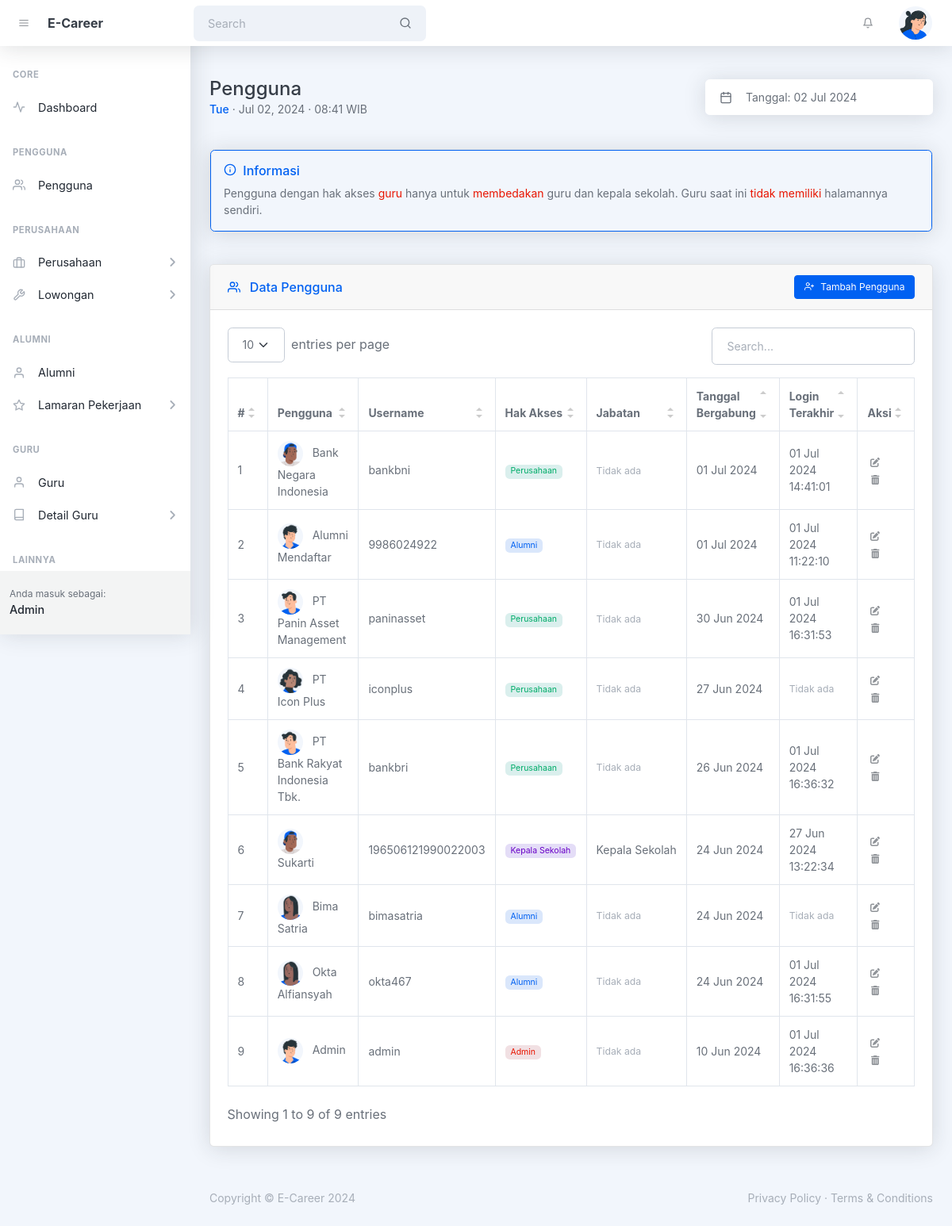
Screenshot of /admin/pengguna.php (signed in) with the database file from the repository.
### tables this page shows
CREATE TABLE `tbl_perusahaan` (
  `id` int(10) UNSIGNED NOT NULL,
  `id_pengguna` int(10) UNSIGNED DEFAULT NULL,
  `id_jenis_perusahaan` int(10) UNSIGNED DEFAULT NULL,
  `nama_perusahaan` varchar(128) NOT NULL,
  `alamat_perusahaan` varchar(255) NOT NULL,
  `created_at` timestamp NOT NULL DEFAULT current_timestamp(),
  `updated_at` timestamp NULL DEFAULT NULL ON UPDATE current_timestamp()
);

CREATE TABLE `tbl_pengguna` (
  `id` int(10) UNSIGNED NOT NULL,
  `username` varchar(32) NOT NULL,
  `password` varchar(128) NOT NULL,
  `hak_akses` enum('admin','guru','kepala_sekolah','alumni','perusahaan') NOT NULL,
  `created_at` timestamp NULL DEFAULT current_timestamp(),
  `last_login` timestamp NULL DEFAULT NULL
);

CREATE TABLE `tbl_alumni` (
  `id` int(10) UNSIGNED NOT NULL,
  `id_pengguna` int(10) UNSIGNED DEFAULT NULL,
  `id_kelas` int(10) UNSIGNED DEFAULT NULL,
  `nisn` varchar(10) NOT NULL,
  `nama_alumni` varchar(128) NOT NULL,
  `jk` enum('l','p') NOT NULL,
  `alamat` varchar(255) NOT NULL,
  `tmp_lahir` varchar(64) NOT NULL,
  `tgl_lahir` date NOT NULL,
  `no_telp` varchar(16) DEFAULT NULL,
  `email` varchar(128) NOT NULL,
  `created_at` timestamp NOT NULL DEFAULT current_timestamp() ON UPDATE current_timestamp(),
  `updated_at` timestamp NULL DEFAULT NULL ON UPDATE current_timestamp()
);

CREATE TABLE `tbl_guru` (
  `id` int(10) UNSIGNED NOT NULL,
  `id_pengguna` int(10) UNSIGNED DEFAULT NULL,
  `id_jabatan` int(10) UNSIGNED DEFAULT NULL,
  `id_pangkat_golongan` int(10) UNSIGNED DEFAULT NULL,
  `id_pendidikan` int(10) UNSIGNED DEFAULT NULL,
  `id_jurusan_pendidikan` int(10) UNSIGNED DEFAULT NULL,
  `nip` varchar(18) NOT NULL,
  `nama_guru` varchar(128) NOT NULL,
  `jk` enum('l','p') NOT NULL,
  `alamat` varchar(255) NOT NULL,
  `tmp_lahir` varchar(64) NOT NULL,
  `tgl_lahir` date NOT NULL,
  `tahun_ijazah` year(4) DEFAULT NULL,
  `created_at` timestamp NULL DEFAULT current_timestamp(),
  `updated_at` timestamp NULL DEFAULT NULL ON UPDATE current_timestamp()
);

CREATE TABLE `tbl_jabatan` (
  `id` int(11) UNSIGNED NOT NULL,
  `nama_jabatan` varchar(255) NOT NULL,
  `created_at` timestamp NULL DEFAULT current_timestamp(),
  `updated_at` timestamp NULL DEFAULT NULL ON UPDATE current_timestamp()
);

### helpers/isAccessAllowedHelper.php (called while the page is built, shortened)
<?php
function isAccessAllowed($expected_hak_akses = null): bool {
    include_once '../config/config.php';
    $current_hak_akses = $_SESSION['hak_akses'] ?? null;
    $expected_hak_akses = !is_array($expected_hak_akses)
        ? array($expected_hak_akses)
        : $expected_hak_akses;
    return true;
}
?>

### admin/pengguna.php (the view, shortened to what this page needs)
<?php
include '../helpers/isAccessAllowedHelper.php';
if (!isAccessAllowed('admin')) :
  session_destroy();
  echo "<meta http-equiv='refresh' content='0;" . base_url_return('index.php?msg=other_error') . "'>";
else :
  include_once '../config/connection.php';
?>
  <!DOCTYPE html>
  <html lang="en">
  <head>
    <?php include '_partials/head.php' ?>
  </head>
  <body class="nav-fixed">
    <?php include '_partials/topnav.php' ?>
    <div id="layoutSidenav">
      <div id="layoutSidenav_nav">
        <?php include '_partials/sidebar.php' ?>
      </div>
      <div id="layoutSidenav_content">
        <main>
          <div class="container-xl px-4 mt-5">
            <div class="d-flex justify-content-between align-items-sm-center flex-column flex-sm-row mb-4">
              <div class="me-4 mb-3 mb-sm-0">
                <h1 class="mb-0">Pengguna</h1>
                <div class="small">
                  <span class="fw-500 text-primary"><?= date('D') ?></span>
                  &middot; <?= date('M d, Y') ?> &middot; <?= date('H:i') ?> WIB
                </div>
              </div>
              <div class="input-group input-group-joined border-0 shadow w-auto">
                <span class="input-group-text"><i data-feather="calendar"></i></span>
                <input class="form-control ps-0 pointer" id="litepickerRangePlugin" value="Tanggal: <?= date('d M Y') ?>" readonly />
              </div>
            </div>
            <div class="card card-header-actions mb-4 mt-5">
              <div class="bg-gray-100 rounded p-3 border border-primary">
                <h6 class="text-blue">
                  <i data-feather="info" class="me-1"></i>
                  Informasi
                </h6>
                <p class="small mb-0">Pengguna dengan hak akses <span class="text-danger">guru</span> hanya untuk <span class="text-danger">membedakan</span> guru dan kepala sekolah. Guru saat ini <span class="text-danger">tidak memiliki</span> halamannya sendiri.</p>
              </div>
            </div>
            <div class="card card-header-actions mb-4 mt-5">
              <div class="card-header">
                <div>
                  <i data-feather="users" class="me-2 mt-1"></i>
                  Data Pengguna
                </div>
                <button class="btn btn-sm btn-primary toggle_modal_tambah" type="button"><i data-feather="user-plus" class="me-2"></i>Tambah Pengguna</button>
              </div>
              <div class="card-body">
                <table id="datatablesSimple">
                  <thead>
                    <tr>
                      <th>#</th>
                      <th>Pengguna</th>
                      <th>Username</th>
                      <th>Hak Akses</th>
                      <th>Jabatan</th>
                      <th>Tanggal Bergabung</th>
                      <th>Login Terakhir</th>
                      <th>Aksi</th>
                    </tr>
                  </thead>
                  <tbody>
                    <?php
                    $no = 1;
                    $query_pengguna = mysqli_query($connection,
                      "SELECT
                        a.id AS id_pengguna, a.username, a.hak_akses, a.created_at, a.last_login,
                        b.id AS id_guru, b.nip AS nip_guru, b.nama_guru, b.jk AS jk_guru,
                        c.id AS id_alumni, c.nama_alumni, c.jk,
                        d.id AS id_perusahaan, d.nama_perusahaan, d.alamat_perusahaan,
                        e.id AS id_jabatan, e.nama_jabatan AS nama_jabatan_guru,
                        f.id AS id_jenis_perusahaan, f.nama_jenis
                      FROM tbl_pengguna AS a
                      LEFT JOIN tbl_guru AS b
                        ON a.id = b.id_pengguna
                      LEFT JOIN tbl_alumni AS c
                        ON a.id = c.id_pengguna
                      LEFT JOIN tbl_perusahaan AS d
                        ON a.id = d.id_pengguna
                      LEFT JOIN tbl_jabatan AS e
                        ON e.id = b.id_jabatan
                      LEFT JOIN tbl_jenis_perusahaan AS f
                        ON f.id = d.id_jenis_perusahaan
                      WHERE hak_akses != 'guru'
                      ORDER BY a.id DESC");
                    while ($pengguna = mysqli_fetch_assoc($query_pengguna)) :
                      $formatted_hak_akses = ucwords(str_replace('_', ' ', $pengguna['hak_akses']));
                      $tanggal_bergabung = isset($pengguna['created_at'])
                        ? date('d M Y', strtotime($pengguna['created_at']))
                        : '<small class="text-muted">Tidak ada</small>';
                      $last_login = isset($pengguna['last_login'])
                        ? date('d M Y H:i:s', strtotime($pengguna['last_login']))
                        : '<small class="text-muted">Tidak ada</small>';
                    ?>
                      <tr>
                        <td><?= $no++ ?></td>
                        <td>
                          <img src="<?= base_url('assets/img/illustrations/profiles/profile-' . rand(1, 6) . '.png') ?>" alt="Image User" class="avatar me-2">
                          <?= $pengguna['hak_akses'] === 'admin' ? 'Admin' : '' ?>
                          <?= $pengguna['hak_akses'] === 'alumni' ? $pengguna['nama_alumni'] : '' ?>
                          <?= in_array($pengguna['hak_akses'], ['guru', 'kepala_sekolah']) ? $pengguna['nama_guru'] : '' ?>
                          <?= $pengguna['hak_akses'] === 'perusahaan' ? $pengguna['nama_perusahaan'] : '' ?>
                        </td>
                        <td><?= $pengguna['username'] ?></td>
                        <td>
                          <?php if ($pengguna['hak_akses'] === 'admin') : ?>
                            <span class="badge bg-red-soft text-red"><?= $formatted_hak_akses ?></span>
                          <?php elseif ($pengguna['hak_akses'] === 'alumni'): ?>
                            <span class="badge bg-blue-soft text-blue"><?= $formatted_hak_akses ?></span>
                          <?php elseif (in_array($pengguna['hak_akses'], ['guru', 'kepala_sekolah'])) : ?>
                            <span class="badge bg-purple-soft text-purple"><?= $formatted_hak_akses ?></span>
                          <?php elseif ($pengguna['hak_akses'] === 'perusahaan'): ?>
                            <span class="badge bg-green-soft text-green"><?= $formatted_hak_akses ?></span>
                          <?php endif ?>
                        </td>
                        <td>
                          <div class="ellipsis">
                            <?php if (in_array($pengguna['hak_akses'], ['admin', 'alumni', 'perusahaan'])): ?>
                              <small class="text-muted">Tidak ada</small>
                            <?php else: ?>
                              <span class="toggle_tooltip" title="<?= $pengguna['nama_jabatan_guru'] ?? $pengguna['nama_jabatan_guru'] ?>">
                                <?= $pengguna['nama_jabatan_guru'] ?? $pengguna['nama_jabatan_guru'] ?>
                              </span>
                            <?php endif ?>
                          </div>
                        </td>
                        <td><?= $tanggal_bergabung ?></td>
                        <td><?= $last_login ?></td>
                        <td>
                          <button class="btn btn-datatable btn-icon btn-transparent-dark me-2 toggle_modal_ubah"
                            data-id_pengguna="<?= $pengguna['id_pengguna'] ?>"
                            data-id_alumni="<?= $pengguna['id_alumni'] ?>"
                            data-id_guru="<?= $pengguna['id_guru'] ?>"
                            data-id_perusahaan="<?= $pengguna['id_perusahaan'] ?>"
                            data-username="<?= $pengguna['username'] ?>"
                            data-hak_akses="<?= $pengguna['hak_akses'] ?>">
                            <i class="fa fa-pen-to-square"></i>
                          </button>
                          <button class="btn btn-datatable btn-icon btn-transparent-dark me-2 toggle_swal_hapus"
                            data-id_pengguna="<?= $pengguna['id_pengguna'] ?>"
                            data-username="<?= $pengguna['username'] ?>"
                            data-nama_alumni="<?= $pengguna['nama_alumni'] ?>"
                            data-nama_guru="<?= $pengguna['nama_guru'] ?>"
                            data-nama_perusahaan="<?= $pengguna['nama_perusahaan'] ?>"
                            data-hak_akses="<?= $pengguna['hak_akses'] ?>">
                            <i class="fa fa-trash-can"></i>
                          </button>
                        </td>
                      </tr>
                    <?php endwhile ?>
                  </tbody>
                </table>
              </div>
            </div>
          </div>
        </main>
        <?php include '_partials/footer.php' ?>
      </div>
    </div>
  </body>
  </html>
<?php endif ?>

### assets/css/MY_styles.css (style rules this page uses)
.ellipsis { max-width: 150px; white-space: nowrap; overflow: hidden; text-overflow: ellipsis; }

### rows the page displays
tbl_perusahaan: nama_perusahaan "Bank Negara Indonesia", id_pengguna.username "bankbni", id_pengguna.hak_akses "Perusahaan", shows "Tidak ada", id_pengguna.created_at "01 Jul 2024", id_pengguna.last_login "01 Jul 2024 14:41:01"
tbl_alumni: nama_alumni "Alumni Mendaftar", id_pengguna.username "9986024922", id_pengguna.hak_akses "Alumni", shows "Tidak ada", id_pengguna.created_at "01 Jul 2024", id_pengguna.last_login "01 Jul 2024 11:22:10"
tbl_perusahaan: nama_perusahaan "PT Panin Asset Management", id_pengguna.username "paninasset", id_pengguna.hak_akses "Perusahaan", shows "Tidak ada", id_pengguna.created_at "30 Jun 2024", id_pengguna.last_login "01 Jul 2024 16:31:53"
tbl_perusahaan: shows a picture, nama_perusahaan "PT Icon Plus", id_pengguna.username "iconplus", id_pengguna.hak_akses "Perusahaan", shows "Tidak ada", id_pengguna.created_at "27 Jun 2024"
tbl_perusahaan: nama_perusahaan "PT Bank Rakyat Indonesia Tbk.", id_pengguna.username "bankbri", id_pengguna.hak_akses "Perusahaan", shows "Tidak ada", id_pengguna.created_at "26 Jun 2024", id_pengguna.last_login "01 Jul 2024 16:36:32"
tbl_guru: nama_guru "Sukarti", id_pengguna.username "196506121990022003", id_pengguna.hak_akses "Kepala Sekolah", id_jabatan.nama_jabatan "Kepala Sekolah", id_pengguna.created_at "24 Jun 2024", id_pengguna.last_login "27 Jun 2024 13:22:34"
tbl_alumni: nama_alumni "Bima Satria", id_pengguna.username "bimasatria", id_pengguna.hak_akses "Alumni", shows "Tidak ada", id_pengguna.created_at "24 Jun 2024"
tbl_alumni: nama_alumni "Okta Alfiansyah", id_pengguna.username "okta467", id_pengguna.hak_akses "Alumni", shows "Tidak ada", id_pengguna.created_at "24 Jun 2024", id_pengguna.last_login "01 Jul 2024 16:31:55"
tbl_pengguna: shows "Admin", username "admin", hak_akses "Admin", shows "Tidak ada", created_at "10 Jun 2024", last_login "01 Jul 2024 16:36:36"

### other values shown
SITE_NAME_SHORT "E-Career"
$user_logged_in "Admin"
